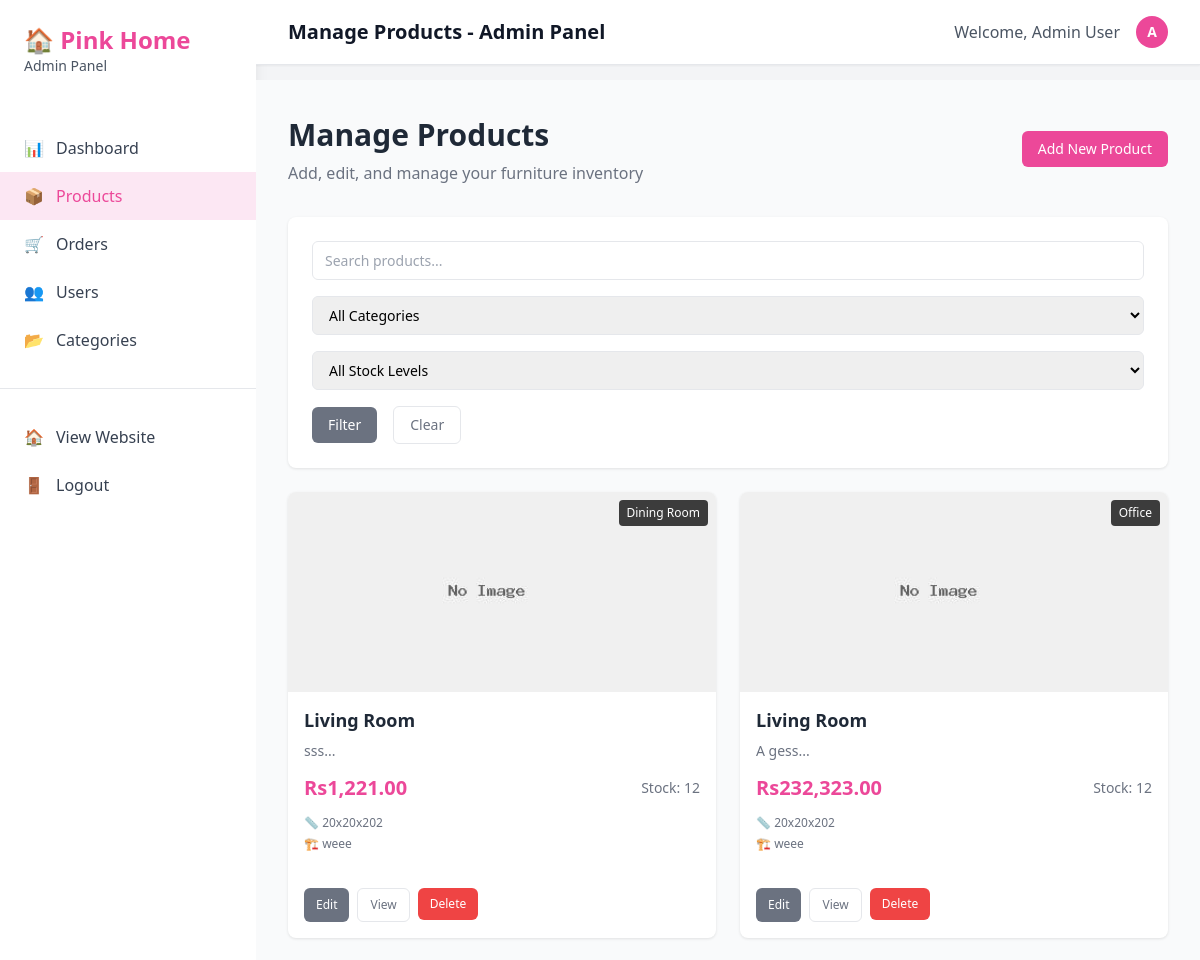
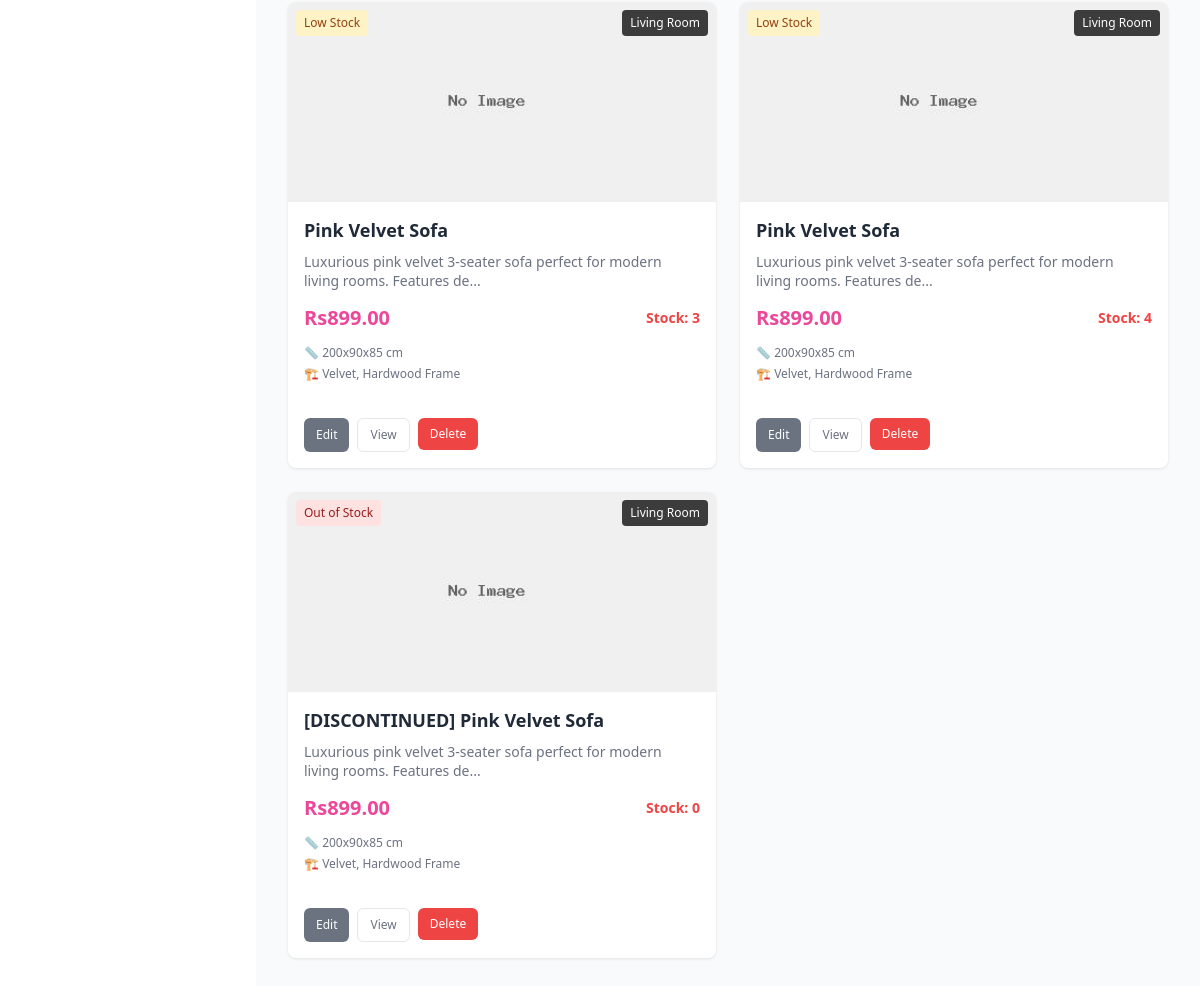
/admin/products.php (signed in), run on the app's committed database (2 pictures, top to bottom).
### tables this page shows
CREATE TABLE `products` (
  `id` int(11) NOT NULL,
  `name` varchar(100) NOT NULL,
  `description` text DEFAULT NULL,
  `price` decimal(10,2) NOT NULL,
  `dimensions` varchar(50) DEFAULT NULL,
  `material` varchar(100) DEFAULT NULL,
  `color` varchar(50) DEFAULT NULL,
  `weight` decimal(5,2) DEFAULT NULL,
  `category_id` int(11) DEFAULT NULL,
  `stock_quantity` int(11) DEFAULT 0,
  `image_url` varchar(255) DEFAULT NULL,
  `assembly_required` tinyint(1) DEFAULT 1,
  `care_instructions` text DEFAULT NULL,
  `created_at` timestamp NOT NULL DEFAULT current_timestamp()
);

CREATE TABLE `categories` (
  `id` int(11) NOT NULL,
  `name` varchar(50) NOT NULL,
  `description` text DEFAULT NULL,
  `image_url` varchar(255) DEFAULT NULL,
  `created_at` timestamp NOT NULL DEFAULT current_timestamp(),
  `parent_id` int(11) DEFAULT NULL,
  `is_active` tinyint(1) DEFAULT 1
);

### include/functions.php (called while the page is built, shortened)
<?php
function getProductImage($product) {
    $image_url = $product['image_url'];
    if (strpos($image_url, 'http') === 0) {
        return $image_url;
    }
    if (isset($product['id'])) {
        $conn = getConnection();
        $stmt = $conn->prepare("SELECT image_url FROM product_images WHERE product_id = ? LIMIT 1");
        $stmt->execute([$product['id']]);
        $additional_image = $stmt->fetchColumn();
        if ($additional_image) {
            if (strpos($additional_image, 'http') === 0) {
                return $additional_image;
            }
            return 'images/' . $additional_image;
        }
    }
    return 'images/placeholder.jpg';
}
?>

### include/db.php (called while the page is built, shortened)
<?php
function formatPrice($price) {
    return 'Rs' . number_format($price, 2);
}
?>

### admin/products.php (the view, shortened to what this page needs)
<?php
require_once '../include/functions.php';
$conn = getConnection();
$search = $_GET['search'] ?? '';
$where_conditions = [];
$params = [];
$where_clause = $where_conditions ? "WHERE " . implode(" AND ", $where_conditions) : "";
$stmt = $conn->prepare("
    SELECT p.*, c.name as category_name
    FROM products p
    LEFT JOIN categories c ON p.category_id = c.id
    $where_clause
    ORDER BY p.created_at DESC
");
$stmt->execute($params);
$products = $stmt->fetchAll();
require_once 'header.php';
?>
<link rel="stylesheet" href="../css/admin.css">
<div class="admin-content">
    <div class="admin-header">
        <div class="admin-header-content">
            <div>
                <h1 class="admin-title">Manage Products</h1>
                <p class="admin-subtitle">Add, edit, and manage your furniture inventory</p>
            </div>
            <button onclick="showModal('add-product-modal')" class="admin-btn admin-btn-primary">
                Add New Product
            </button>
        </div>
    </div>
    <div class="admin-card admin-filters">
        <form method="GET" class="admin-filter-form">
            <div class="admin-filter-group">
                <input type="text" name="search" value="<?php echo htmlspecialchars($search); ?>"
                       placeholder="Search products..." class="admin-input admin-search-input">
                <select name="category" class="admin-select">
                    <option value="">All Categories</option>
                </select>
                <select name="stock" class="admin-select">
                    <option value="">All Stock Levels</option>
                </select>
                <button type="submit" class="admin-btn admin-btn-secondary">Filter</button>
                <a href="products.php" class="admin-btn admin-btn-outline">Clear</a>
            </div>
        </form>
    </div>
    <div class="admin-grid admin-products-grid">
        <?php foreach ($products as $product): ?>
            <div class="admin-card admin-product-card">
                <div class="admin-product-image">
                    <img src="<?php echo getProductImage($product); ?>"
                         alt="<?php echo htmlspecialchars($product['name']); ?>"
                         onerror="this.src='../images/placeholder.jpg'">
                    <?php if ($product['stock_quantity'] <= 5): ?>
                        <span class="admin-stock-badge admin-stock-<?php echo $product['stock_quantity'] == 0 ? 'out' : 'low'; ?>">
                            <?php echo $product['stock_quantity'] == 0 ? 'Out of Stock' : 'Low Stock'; ?>
                        </span>
                    <?php endif; ?>
                    <span class="admin-category-badge">
                        <?php echo htmlspecialchars($product['category_name']); ?>
                    </span>
                </div>
                <div class="admin-product-content">
                    <h3 class="admin-product-name">
                        <?php echo htmlspecialchars($product['name']); ?>
                    </h3>
                    <p class="admin-product-description">
                        <?php echo htmlspecialchars(substr($product['description'] ?? '', 0, 80)) . '...'; ?>
                    </p>
                    <div class="admin-product-price-stock">
                        <span class="admin-product-price">
                            <?php echo formatPrice($product['price']); ?>
                        </span>
                        <span class="admin-product-stock <?php echo $product['stock_quantity'] <= 5 ? 'admin-stock-warning' : ''; ?>">
                            Stock: <?php echo $product['stock_quantity']; ?>
                        </span>
                    </div>
                    <div class="admin-product-meta">
                        <span class="admin-meta-item">📏 <?php echo htmlspecialchars($product['dimensions'] ?? 'N/A'); ?></span>
                        <span class="admin-meta-item">🏗️ <?php echo htmlspecialchars($product['material'] ?? 'N/A'); ?></span>
                    </div>
                    <div class="admin-product-actions">
                        <a href="?edit=<?php echo $product['id']; ?>" class="admin-btn admin-btn-sm admin-btn-secondary">
                            Edit
                        </a>
                        <a href="../product-detail.php?id=<?php echo $product['id']; ?>"
                           class="admin-btn admin-btn-sm admin-btn-outline" target="_blank">
                            View
                        </a>
                        <form method="POST" class="admin-inline-form"
                              onsubmit="return confirm('Are you sure you want to delete this product? Products with existing orders will be marked as discontinued.')"
                              style="display: inline;">
                            <button type="submit" class="admin-btn admin-btn-sm admin-btn-danger">
                                Delete
                            </button>
                        </form>
                    </div>
                </div>
            </div>
        <?php endforeach; ?>
    </div>
</div>
<?php require_once 'footer.php'; ?>

### css/admin.css (style rules this page uses)
:root { --admin-primary: #ec4899; --admin-primary-dark: #db2777; --admin-secondary: #6b7280; --admin-success: #10b981; --admin-danger: #ef4444; --admin-warning: #f59e0b; --admin-info: #3b82f6; --admin-light: #f9fafb; --admin-dark: #1f2937; --admin-border: #e5e7eb; --admin-shadow: 0 1px 3px 0 rgba(0, 0, 0, 0.1); --admin-shadow-lg: 0 10px 15px -3px rgba(0, 0, 0, 0.1); }
.admin-content { flex: 1; padding: 2rem; background-color: var(--admin-light); min-height: 100vh; }
.admin-header { margin-bottom: 2rem; }
.admin-header-content { display: flex; justify-content: space-between; align-items: center; flex-wrap: wrap; gap: 1rem; }
.admin-title { font-size: 1.875rem; font-weight: 700; color: var(--admin-dark); margin: 0; }
.admin-subtitle { color: var(--admin-secondary); margin: 0.25rem 0 0 0; }
.admin-btn { display: inline-flex; align-items: center; justify-content: center; padding: 0.5rem 1rem; border: none; border-radius: 0.375rem; font-weight: 500; text-decoration: none; cursor: pointer; transition: all 0.2s; font-size: 0.875rem; line-height: 1.25rem; }
.admin-btn-primary { background-color: var(--admin-primary); color: white; }
.admin-btn-secondary { background-color: var(--admin-secondary); color: white; }
.admin-btn-outline { background-color: transparent; color: var(--admin-secondary); border: 1px solid var(--admin-border); }
.admin-btn-danger { background-color: var(--admin-danger); color: white; }
.admin-btn-sm { padding: 0.375rem 0.75rem; font-size: 0.75rem; }
.admin-card { background-color: white; border-radius: 0.5rem; box-shadow: var(--admin-shadow); overflow: hidden; }
.admin-filters { padding: 1.5rem; margin-bottom: 1.5rem; }
.admin-filter-form { display: flex; flex-wrap: wrap; gap: 1rem; align-items: center; }
.admin-filter-group { display: flex; flex-wrap: wrap; gap: 1rem; align-items: center; flex: 1; }
.admin-search-input { flex: 1; min-width: 16rem; }
.admin-input, .admin-select, .admin-textarea { width: 100%; padding: 0.5rem 0.75rem; border: 1px solid var(--admin-border); border-radius: 0.375rem; font-size: 0.875rem; transition: border-color 0.2s; }
.admin-grid { display: grid; gap: 1.5rem; }
.admin-products-grid { grid-template-columns: repeat(auto-fill, minmax(300px, 1fr)); }
.admin-product-card { display: flex; flex-direction: column; height: 100%; }
.admin-product-image { position: relative; height: 12rem; overflow: hidden; }
.admin-product-image img { width: 100%; height: 100%; object-fit: cover; }
.admin-stock-badge { position: absolute; top: 0.5rem; left: 0.5rem; padding: 0.25rem 0.5rem; border-radius: 0.25rem; font-size: 0.75rem; font-weight: 500; }
.admin-stock-low { background-color: #fef3c7; color: #92400e; }
.admin-stock-out { background-color: #fee2e2; color: #991b1b; }
.admin-category-badge { position: absolute; top: 0.5rem; right: 0.5rem; background-color: rgba(0, 0, 0, 0.75); color: white; padding: 0.25rem 0.5rem; border-radius: 0.25rem; font-size: 0.75rem; }
.admin-product-content { padding: 1rem; flex: 1; display: flex; flex-direction: column; }
.admin-product-name { font-size: 1.125rem; font-weight: 600; color: var(--admin-dark); margin: 0 0 0.5rem 0; line-height: 1.4; }
.admin-product-description { color: var(--admin-secondary); font-size: 0.875rem; margin: 0 0 0.75rem 0; line-height: 1.4; }
.admin-product-price-stock { display: flex; justify-content: space-between; align-items: center; margin-bottom: 0.75rem; }
.admin-product-price { font-size: 1.25rem; font-weight: 700; color: var(--admin-primary); }
.admin-product-stock { font-size: 0.875rem; color: var(--admin-secondary); }
.admin-stock-warning { color: var(--admin-danger); font-weight: 600; }
.admin-product-meta { font-size: 0.75rem; color: var(--admin-secondary); margin-bottom: 1rem; line-height: 1.4; }
.admin-meta-item { display: block; margin-bottom: 0.25rem; }
.admin-product-actions { display: flex; gap: 0.5rem; margin-top: auto; }
.admin-inline-form { display: inline; }

### data on the page
products: category.name "Dining Room", name "Living Room", description "sss", price "Rs1,221.00", stock_quantity "12", dimensions "20x20x202", material "weee"
products: category.name "Office", name "Living Room", description "A gess", price "Rs232,323.00", stock_quantity "12", dimensions "20x20x202", material "weee"
products: shows "Low Stock", category.name "Living Room", name "Pink Velvet Sofa", description "Luxurious pink velvet 3-seater sofa perfect for modern living rooms. Features de", price "Rs899.00", stock_quantity "3", dimensions "200x90x85 cm", material "Velvet, Hardwood Frame"
products: shows "Low Stock", category.name "Living Room", name "Pink Velvet Sofa", description "Luxurious pink velvet 3-seater sofa perfect for modern living rooms. Features de", price "Rs899.00", stock_quantity "4", dimensions "200x90x85 cm", material "Velvet, Hardwood Frame"
products: shows "Out of Stock", category.name "Living Room", name "[DISCONTINUED] Pink Velvet Sofa", description "Luxurious pink velvet 3-seater sofa perfect for modern living rooms. Features de", price "Rs899.00", stock_quantity "0", dimensions "200x90x85 cm", material "Velvet, Hardwood Frame"

### other printed values
$pageTitle "Manage Products - Admin Panel"
$_SESSION['user_name'] "Admin User"
substr($_SESSION['user_name'], 0, 1) "A"
